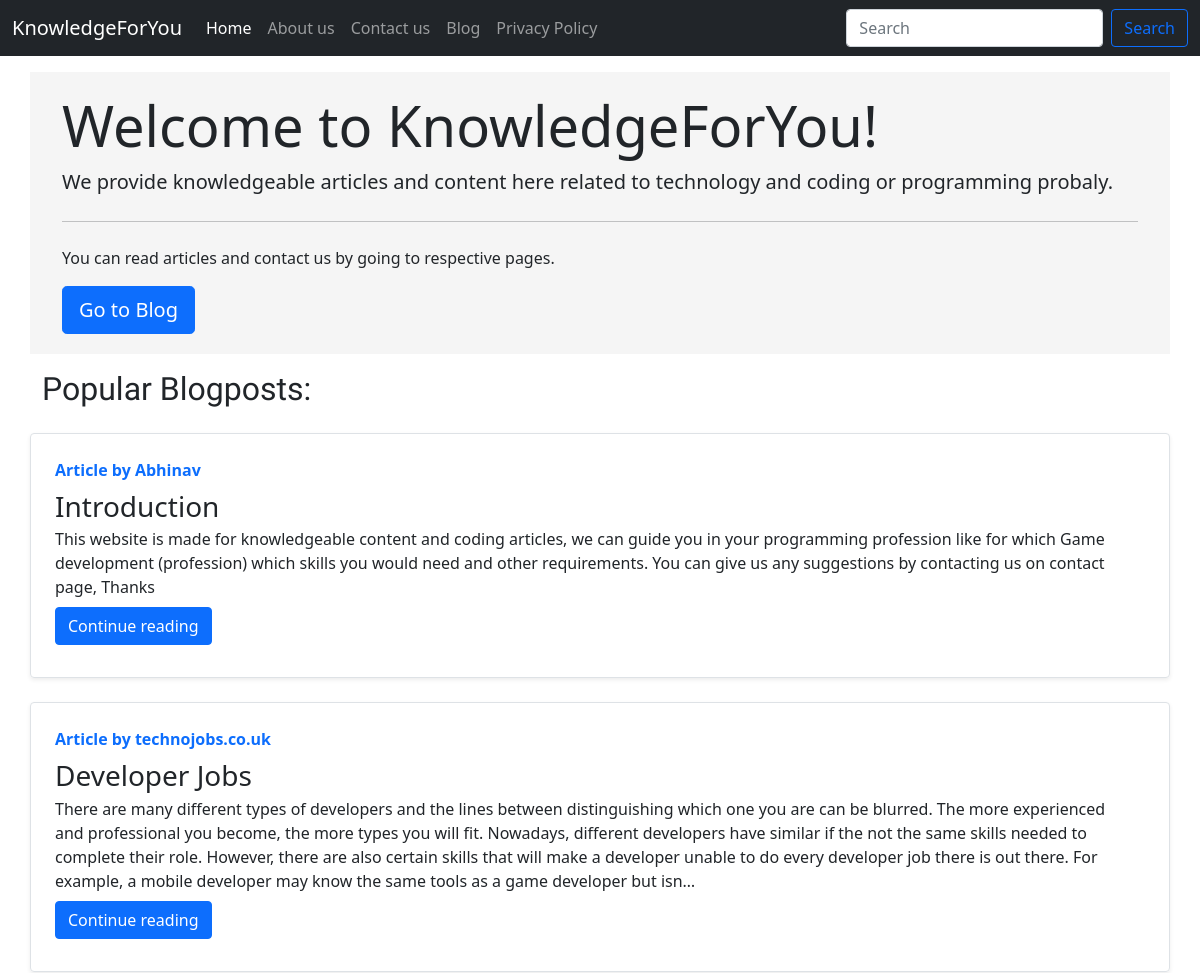
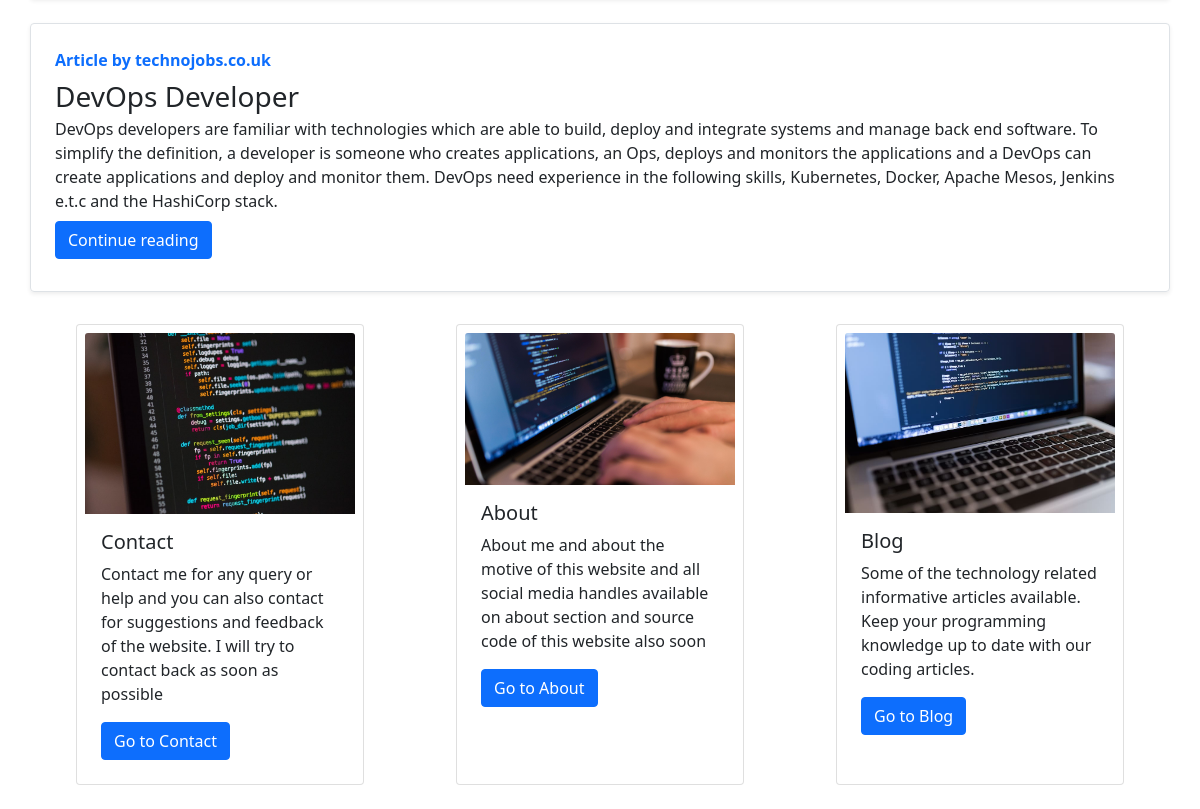
The page / on the database its author committed (2 pictures, top to bottom).
### blog/models.py (models this page shows, shortened)
class Post(models.Model):
    sno = models.AutoField(primary_key=True)
    title = models.CharField(max_length=255)
    content = models.TextField()
    author = models.CharField(max_length=20)
    slug = models.CharField(max_length=130)
    url = models.CharField(max_length=80, blank=True)
    timeStamp = models.DateTimeField(blank=True)

### home/views.py (the view)
# urls.py: path('', views.home, name="home"),
def home(request):
    b = len(Post.objects.all())
    a = random.randint(3,b-1)
    post = Post.objects.first()
    post2 = Post.objects.reverse()[1]
    post3 = Post.objects.reverse()[a]
    context = {'post':post, 'post2':post2, 'post3':post3}
    return render(request, 'home/home.html', context)

### templates/home/home.html (shortened to what this page needs)
{% extends 'base.html' %}
{% block homeactive %} active {% endblock homeactive %}
{% block body %}
<div class="container" id="jumbo1bg">
    <div class="jumbotron my-3" id="ok">
        <h1 id="wdisplay" class="display-4">Welcome to KnowledgeForYou!</h1>
        <p class="lead">We provide knowledgeable articles and content here related to technology and coding or
            programming probaly.</p>
        <hr class="my-4">
        <p>You can read articles and contact us by going to respective pages.</p>
        <a class="btn btn-primary btn-lg" href="/blog" role="button">Go to Blog</a>
    </div>
</div>
<div class="container">
    <h2 id="popu111">Popular Blogposts:</h2>
    <div
        class="row no-gutters border rounded overflow-hidden my-4 flex-md-row mb-4 shadow-sm h-md-250 my-4 position-relative">
        <div class="col p-4 d-flex flex-column position-static">
            <strong class="d-inline-block mb-2 text-primary">Article by {{post.author}}</strong>
            <h3 class="mb-0">{{post.title}}</h3>
            <p class="card-text mb-auto">{{post.content| truncatechars:500}}</p>
            <div class="my-2">
                <a href="/blog/{{post.slug}}" role="button" class="btn btn-primary">Continue reading</a>
            </div>
        </div>
        <div class="col-auto d-none d-lg-block">
        </div>
    </div>
    <div
        class="row no-gutters border rounded overflow-hidden my-4 flex-md-row mb-4 shadow-sm h-md-250 my-4 position-relative">
        <div class="col p-4 d-flex flex-column position-static">
            <strong class="d-inline-block mb-2 text-primary">Article by {{post2.author}}</strong>
            <h3 class="mb-0">{{post2.title}}</h3>
            <p class="card-text mb-auto">{{post2.content| truncatechars:500}}</p>
            <div class="my-2">
                <a href="/blog/{{post2.slug}}" role="button" class="btn btn-primary">Continue reading</a>
            </div>
        </div>
        <div class="col-auto d-none d-lg-block">
        </div>
    </div>
    <div
        class="row no-gutters border rounded overflow-hidden my-4 flex-md-row mb-4 shadow-sm h-md-250 my-4 position-relative">
        <div class="col p-4 d-flex flex-column position-static">
            <strong class="d-inline-block mb-2 text-primary">Article by {{post3.author}}</strong>
            <h3 class="mb-0">{{post3.title}}</h3>
            <p class="card-text mb-auto">{{post3.content| truncatechars:500}}</p>
            <div class="my-2">
                <a href="/blog/{{post3.slug}}" role="button" class="btn btn-primary">Continue reading</a>
            </div>
        </div>
        <div class="col-auto d-none d-lg-block">
        </div>
    </div>
</div>
<div class="container my-3">
    <div class="row">
        <div class="card mx-auto my-2 p-2 align-items-center" style="width: 18rem;">
            <img class="card-img-top"
                src="/static/home/img/1.jpeg" alt="Home">
            <div class="card-body">
                <h5 class="card-title">Contact</h5>
                <p class="card-text">Contact me for any query or help and you can also contact for suggestions and feedback of the website. I will try to contact back as soon as possible</p>
                <a href="/contact" class="btn btn-primary">Go to Contact</a>
            </div>
        </div>
        <div class="card mx-auto my-2 p-2 align-items-center" style="width: 18rem;">
            <img class="card-img-top"
                src="/static/home/img/2.jpg" alt="Home">
            <div class="card-body">
                <h5 class="card-title">About</h5>
                <p class="card-text">About me and about the motive of this website and all social media handles available on about section and source code of this website also soon</p>
                <a href="/about" class="btn btn-primary">Go to About</a>
            </div>
        </div>
        <div class="card mx-auto my-2 p-2 align-items-center" style="width: 18rem;">
            <img class="card-img-top"
                src="/static/home/img/3.jpg" alt="Home">
            <div class="card-body">
                <h5 class="card-title">Blog</h5>
                <p class="card-text">Some of the technology related informative articles available. Keep your programming knowledge up to date with our coding articles.</p>
                <a href="/blog" class="btn btn-primary">Go to Blog</a>
            </div>
        </div>
    </div>
</div>
{% endblock body %}

### templates/base.html (shortened to what this page needs)
<!doctype html>
<html lang="en">
<head>
    <link href="https://cdn.jsdelivr.net/npm/bootstrap@5.0.0-beta1/dist/css/bootstrap.min.css" rel="stylesheet"
>
    <link href='https://css.gg/mail.css' rel='stylesheet'>
    <link href='https://css.gg/instagram.css' rel='stylesheet'>
</head>
<body>
    <nav class="navbar navbar-expand-lg navbar-dark bg-dark">
        <div class="container-fluid">
            <a class="navbar-brand" href="/">KnowledgeForYou</a>
            <div class="collapse navbar-collapse" id="navbarSupportedContent">
                <ul class="navbar-nav me-auto mb-2 mb-lg-0">
                    <li class="nav-item">
                        <a class="nav-link {% block homeactive %}{% endblock homeactive %}" aria-current="page" href="/">Home</a>
                    </li>
                    <li class="nav-item">
                        <a class="nav-link {% block aboutactive %}{% endblock aboutactive %}" href="/about">About us</a>
                    </li>
                    <li class="nav-item">
                        <a class="nav-link {% block contactactive %}{% endblock contactactive %}" href="/contact">Contact us</a>
                    </li>
                    <li class="nav-item">
                        <a class="nav-link {% block blogactive %}{% endblock blogactive %} " href="/blog">Blog</a>
                    </li>
                    <li class="nav-item">
                        <a class="nav-link {% block privacyactive %}{% endblock privacyactive %}" href="/privacypolicy">Privacy Policy</a>
                    </li>
                </ul>
                <form class="d-flex" method="GET" action="/search">
                    <input class="form-control me-2" type="search" placeholder="Search" aria-label="Search" id="search" name="query">
                    <button class="btn btn-outline-primary" type="submit">Search</button>
                </form>
            </div>
        </div>
    </nav>
    {% block body %}{% endblock body %}
</body>
</html>

### templates/base.html (style rules this page uses)
#jumbo1bg { background-color: whitesmoke; }
#ok { padding: 20px; }
#popu111 { font-family: 'Fjalla One', sans-serif; }

### rows shown on the page
Post: author "Abhinav", title "Introduction", content "This website is made for knowledgeable content and coding articles, we can guide you in your programming profession like for which Game development (profession) which skills you would need and other requirements. You can give us any suggestions by contacting us on contact page, Thanks"
Post: author "technojobs.co.uk", title "Developer Jobs", content "There are many different types of developers and the lines between distinguishing which one you are can be blurred. The more experienced and professional you become, the more types you will fit. Nowadays, different developers have similar if the not the same skills needed to complete their role. However, there are also certain skills that will make a developer unable to do every developer job there is out there. For example, a mobile developer may know the same tools as a game developer but isn…"
Post: author "technojobs.co.uk", title "DevOps Developer", content "DevOps developers are familiar with technologies which are able to build, deploy and integrate systems and manage back end software. To simplify the definition, a developer is someone who creates applications, an Ops, deploys and monitors the applications and a DevOps can create applications and deploy and monitor them. DevOps need experience in the following skills, Kubernetes, Docker, Apache Mesos, Jenkins e.t.c and the HashiCorp stack."
